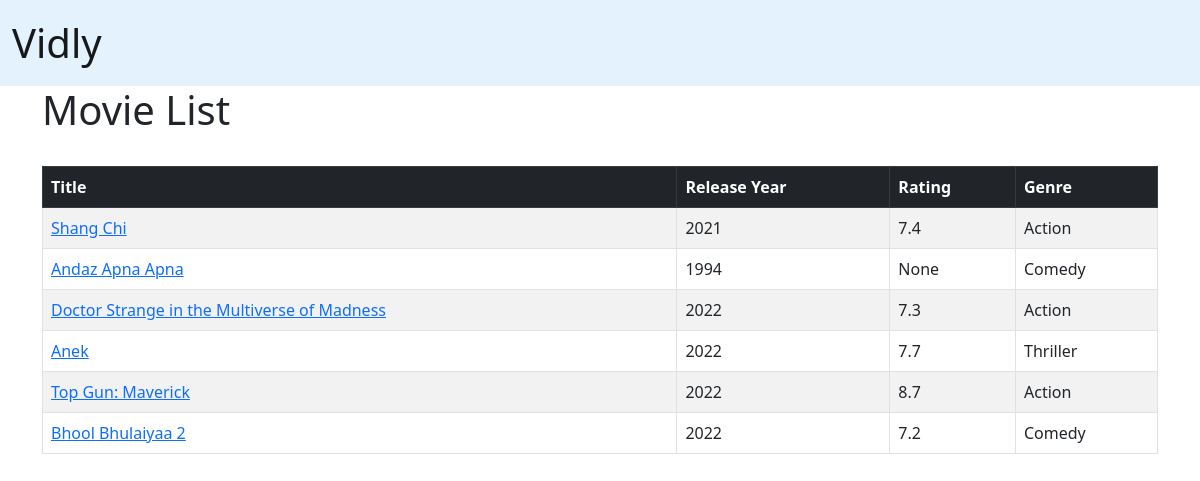
Page /movies/ on the committed database.
### movies/models.py (models this page shows, shortened)
class Movie(models.Model):
    title = models.CharField(max_length=255)
    release_year = models.IntegerField()
    rating = models.FloatField(null=True, validators=[validators.MaxValueValidator(10.0)])
    description = models.TextField(null=True)
    genre = models.ForeignKey(Genre, on_delete=models.CASCADE)
    trailer = models.CharField(max_length=255, null=True)
    date_created = models.DateTimeField(default=timezone.now)

class Genre(models.Model):
    name = models.CharField(max_length=255)
    def __str__(self):
        return self.name

### movies/views.py (the view)
# urls.py: path("movies/", views.index, name="index"),
def index(request):
    movies = Movie.objects.all()
    return render(request, "movies/index.html", {"movies": movies})

### movies/templates/movies/index.html
{% extends 'movies/base.html' %}
{% block content %}
<h1>Movie List</h1>
<br>
    <table class="table table-striped table-bordered">
        <thead>
            <tr class="table-dark">
                <th>Title</th>
                <th>Release Year</th>
                <th>Rating</th>
                <th>Genre</th>
            </tr>
        </thead>
        <tbody>
            {% for movie in movies %}
                <tr>
                    <td>
                        <a href="{% url "movie_detail" movie.id %}">
                            {{ movie.title }}
                        </a>
                    </td>
                    <td>{{ movie.release_year }}</td>
                    <td>{{ movie.rating }}</td>
                    <td>{{ movie.genre }}</td>
                </tr>
            {% endfor %}
        </tbody>
    </table>
{% endblock %}

### movies/templates/movies/base.html (shortened to what this page needs)
<!DOCTYPE html>
<html lang="en">
<head>
    <link href="https://cdn.jsdelivr.net/npm/bootstrap@5.2.0-beta1/dist/css/bootstrap.min.css" rel="stylesheet">
</head>
<body>
<nav class="navbar" style="background-color: #e3f2fd;">
    <div class="container-fluid">
      <a class="navbar-brand fs-1" href="{% url 'home' %}">Vidly</a>
    </div>
  </nav>
    <main class="container">
        {% block content %}
        {% endblock %}
    </main>
</body>
</html>

### rows in the picture
Movie: title "Shang Chi", release_year "2021", rating "7.4", genre "Action"
Movie: title "Andaz Apna Apna", release_year "1994", rating "None", genre "Comedy"
Movie: title "Doctor Strange in the Multiverse of Madness", release_year "2022", rating "7.3", genre "Action"
Movie: title "Anek", release_year "2022", rating "7.7", genre "Thriller"
Movie: title "Top Gun: Maverick", release_year "2022", rating "8.7", genre "Action"
Movie: title "Bhool Bhulaiyaa 2", release_year "2022", rating "7.2", genre "Comedy"
